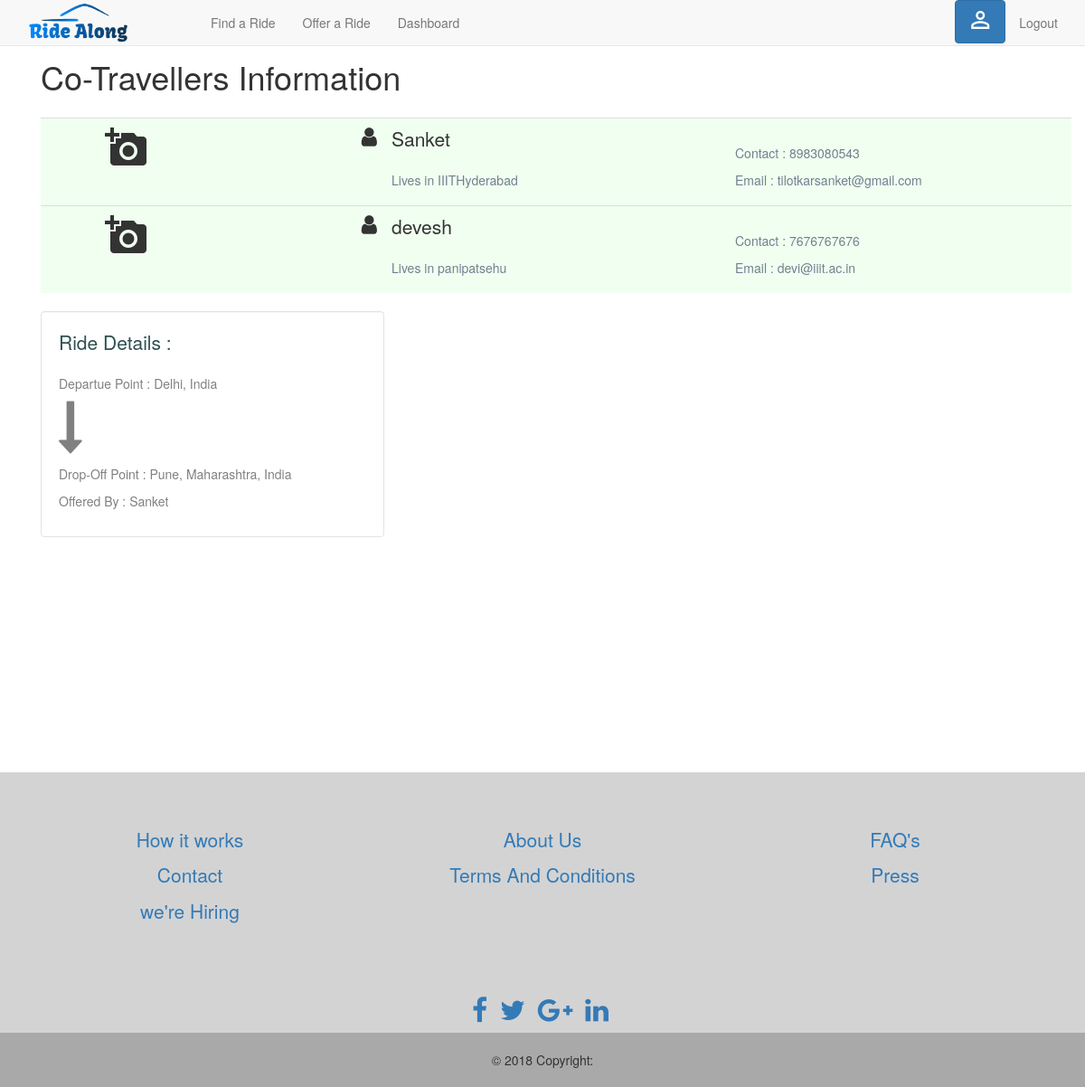
The page /see_cotravellers/15/sanket711 (signed in) on the database its author committed.
### tables this page shows
CREATE TABLE "USERS" (
	`userName`	text,
	`password`	text NOT NULL,
	`name`	text NOT NULL,
	`phone`	text NOT NULL,
	`email`	text NOT NULL UNIQUE,
	`address`	text NOT NULL,
	`email_verified`	INTEGER DEFAULT 0,
	`mobile_verified`	INTEGER DEFAULT 0,
	PRIMARY KEY(userName)
);

CREATE TABLE "rides_offered" (
	`rideId`	INTEGER PRIMARY KEY AUTOINCREMENT,
	`userName`	text NOT NULL,
	`source`	text NOT NULL,
	`destination`	text NOT NULL,
	`lat1`	text NOT NULL,
	`long1`	text NOT NULL,
	`lat2`	text NOT NULL,
	`long2`	text NOT NULL,
	`offeredDate`	text NOT NULL,
	`offeredTime`	text NOT NULL,
	`offeredPrice`	int NOT NULL,
	`offeredSeats`	NUMERIC NOT NULL,
	`details`	text,
	`valid`	INTEGER NOT NULL,
	`seatsleft`	NUMERIC
);

### app.py (the view)
@app.route('/see_cotravellers/<string:rideId>/<string:userName>', methods=['GET', 'POST'])
@is_logged_in
def see_cotravellers(rideId,userName):
    con = sqlite3.connect("CabSharing.db")
    cur = con.cursor()
    cotravellers = []
    result=[]
    temp_users_whose_ride_accepted=[]
    cur.execute(" select * from rides_requested where rideId = ? and accepted = 1 " , [rideId] )
    temp_users_whose_ride_accepted = cur.fetchall()
    cur.execute("SELECT * FROM rides_offered WHERE  username = ? and rideid = ?",  (userName, rideId ) )
    result = cur.fetchall()
    cur.execute("SELECT * FROM users WHERE  username = ? ", [userName] )
    cotravellers.append(cur.fetchone())
    cur.execute(" select * from rides_requested where rideId = ? and accepted = 1 " , [rideId] )
    temp_users_whose_ride_accepted = cur.fetchall()
    for i in range(len(temp_users_whose_ride_accepted)):
        cur.execute("SELECT * FROM users WHERE  username = ? ", [temp_users_whose_ride_accepted[i][1]] )
        temp =  cur.fetchone()
        cotravellers.append( temp)
    for i in range(len(cotravellers)):
        print(cotravellers[i])
    return render_template('see_cotravellers.html' , result = result ,cotravellers = cotravellers , len_cotravellers = len(cotravellers) , admin = cotravellers[0][2])

### app.py (called while the page is built)
def is_logged_in(f):
    @wraps(f)
    def wrap(*args, **kwargs):
        if 'logged_in' in session:
            return f(*args, **kwargs)
        else:
            flash('Unauthorized, Please login', 'danger')
            return redirect(url_for('login'))
    return wrap

### templates/see_cotravellers.html
{% extends 'layout.html' %}
{% block body %}
<div class="container ">
<table class=" col-md-12 table ">
		<p class="lead" style="font-size: 36px">Co-Travellers Information</p>
{% for i in range(len_cotravellers) %}
  <tr style="background-color:honeydew">
  	<td class="text-center col-md-2">
		<p class="material-icons" style="font-size:48px">add_a_photo</p>
  	</td>
  	<td class="text-right col-md-2">
  		<i class="fa fa-user " style="font-size: 24px"></i>
  	</td>
    <td class="text-left col-md-4">
    	<p class="lead "  >{{cotravellers[i][2]}}</p>
  		<p style="color: #708090">Lives in {{cotravellers[i][5]}}</p>
    </td>
  	<td class="col-md-4">
  		<br>
  		<p style="color: #708090">Contact : {{cotravellers[i][3]}}</p>
  		<p style="color: #708090">Email : {{cotravellers[i][4]}}</p>
  	</td>
  </tr>
 {% endfor %}
</table>
<div class="col-md-4 well" style="background-color: white">
	<div>
		<p class="lead" style="color:darkslategray">Ride Details : </p>
	</div>
	<div  style="color:	gray">
		<p ">Departue Point : {{result[0][2]}}</p>
		<p><i class="fa fa-long-arrow-down" style="font-size:60px; "></i></p>
		<p >Drop-Off Point : {{result[0][3]}}</p>
		<p >Offered By : {{admin}}</p>
	</div>
</div>
</div>
{% endblock %}

### static/styles/design.css (style rules this page uses)
html, body { height: 100%; margin: 0; padding: 0; }

### rows shown on the page
USERS: name "Sanket", address "IIITHyderabad", phone "8983080543", email "tilotkarsanket@gmail.com", name "Sanket"
USERS: name "devesh", address "panipatsehu", phone "7676767676", email "devi@iiit.ac.in"
rides_offered: source "Delhi, India", destination "Pune, Maharashtra, India"
